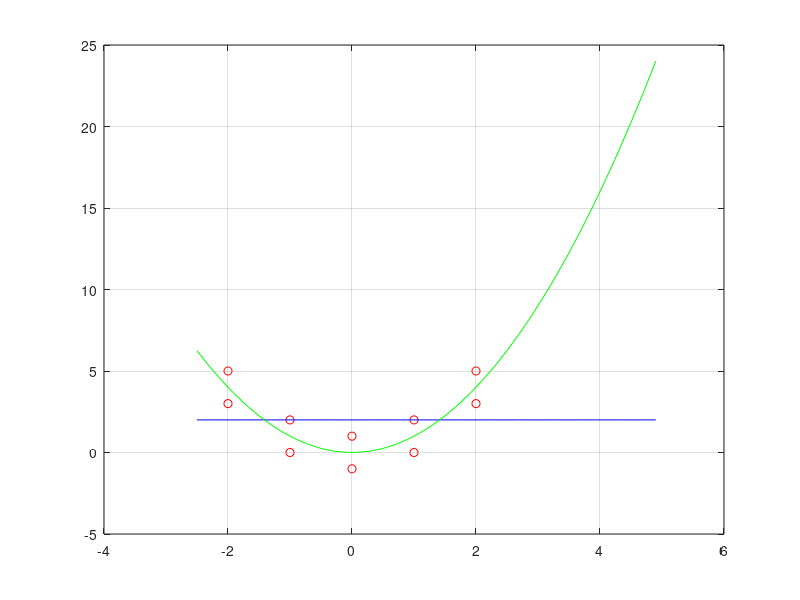

The MATLAB script that drew this image:
%=====================================================================
% EJERCICIO 3.2
% Matematica computacional para telecomunicaciones.
% Un enfoque practico con Octave y MATLAB.
% Irene Gomez Bueno y Pablo Guerrero Garcia.
%
% Ejecutar desde esta carpeta tras haber ejecutado iniciar.m en la raiz
% del repositorio.
%=====================================================================

disp('-----------')
disp('EJERCICIO 3.2')
disp('-----------')

disp('-----------')
disp('Apartado a)')
disp('-----------')
%Definicion de datos
x=[-2 -2 -1 -1 0 0 1 1 2 2];
y=[3 5 0 2 -1 1 0 2 3 5];

%Calculo del numero de elementos
N=length(x);

disp('Ajuste de una recta Y/X')
p=polyfit(x,y,1);
b=p(1)
a=p(2)

disp('Determinemos la bondad del ajuste')
mX=mean(x);
mY=mean(y);
vX=sum(x.^2)/N-mX^2; %O bien var(x,1)
vY=sum(y.^2)/N-mY^2; %O bien var(y,1)

covar=sum(x.*y)/N-mX*mY; %covarianza
r=covar/sqrt(vX*vY); %coeficiente de correlacion lineal
Vr=(1-r^2)*vY; %varianza residual

disp('Calculo de SSE y coeficiente de determinación (CDL)')
SSEL=N*Vr
CDL=r^2

disp('-----------')
disp('Apartado b)')
disp('-----------')

xx=-2.5:0.2:5;
yy=polyval(p, xx);
%Grafica
plot(x,y,'ro',xx,yy,'b-'), grid on;

disp('-----------')
disp('Apartado c)')
disp('-----------')

disp('Ajuste de una parabola')
p2 = polyfit(x,y,2)

%Bondad del modelo
ye=polyval(p2,x); %y estimados
e=y-ye; %errores
Ve=var(e,1); %varianza residual
disp('Calculo de SSE y coeficiente de determinación')
SSE=sum(e.^2)
R2=1-Ve/vY

% Dibujamos la parabola
yy2=polyval(p2,xx);
hold on;
plot(xx,yy2,'g-');
hold off;

disp('El mejor ajuste es el parabolico, ya que tiene menor SSE y R^2 mas cercano a 1')
